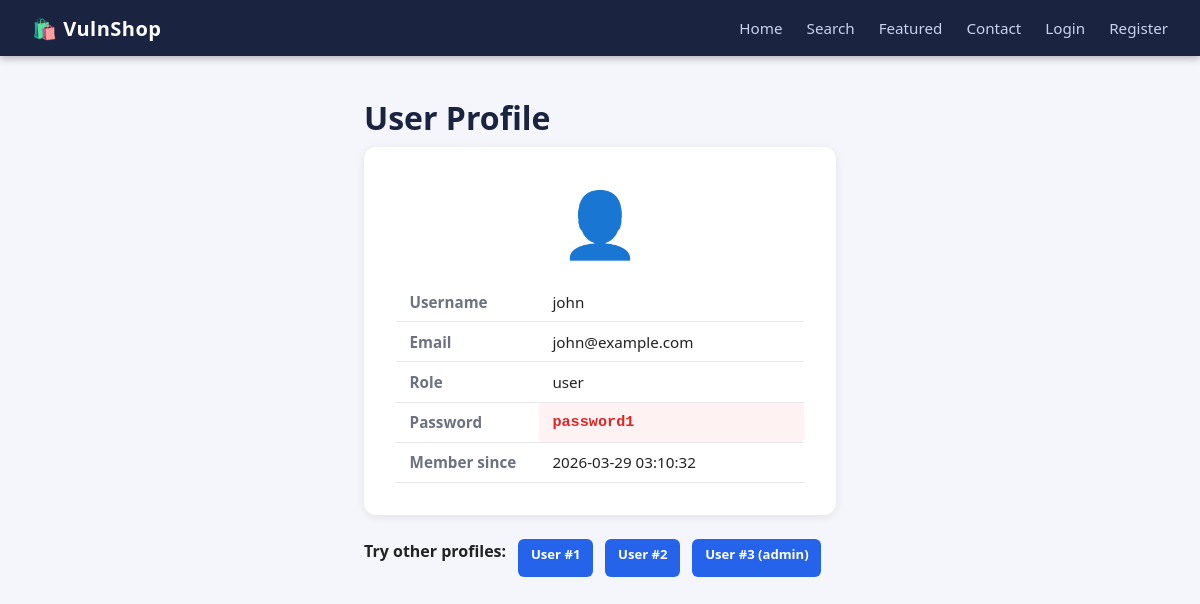
The app's page /profile.php with its own data.
### tables this page shows
CREATE TABLE IF NOT EXISTS users (
    id       INT AUTO_INCREMENT PRIMARY KEY,
    username VARCHAR(100) NOT NULL UNIQUE,
    password VARCHAR(255) NOT NULL,    
    email    VARCHAR(255),
    role     ENUM('user','admin') DEFAULT 'user',
    created  TIMESTAMP DEFAULT CURRENT_TIMESTAMP
);

### profile.php (the view, shortened to what this page needs)
<?php
require_once 'db.php';
$user_id = isset($_GET['user_id']) ? $_GET['user_id'] : ($_SESSION['user_id'] ?? 1);
$db_error = '';
$profile  = null;
$result = $conn->query("SELECT * FROM users WHERE id = $user_id");
if ($result === false) {
    $db_error = $conn->error;
} elseif ($result->num_rows > 0) {
    $profile = $result->fetch_assoc();
}
?>
<!DOCTYPE html>
<html lang="en">
<head>
<link rel="stylesheet" href="css/style.css">
</head>
<body>
<?php include 'nav.php'; ?>
<main class="container narrow">
  <h1>User Profile</h1>
  <?php if ($db_error): ?>
    <div class="alert error">Database error: <?= $db_error ?></div>
  <?php elseif (!$profile): ?>
    <div class="alert error">User not found.</div>
  <?php else: ?>
    <div class="profile-card">
      <div class="avatar">👤</div>
      <table class="info-table">
        <tr><th>Username</th><td><?= htmlspecialchars($profile['username']) ?></td></tr>
        <tr><th>Email</th><td><?= htmlspecialchars($profile['email']) ?></td></tr>
        <tr><th>Role</th><td><?= htmlspecialchars($profile['role']) ?></td></tr>
        <tr><th>Password</th><td class="password-leak"><?= htmlspecialchars($profile['password']) ?></td></tr>
        <tr><th>Member since</th><td><?= $profile['created'] ?></td></tr>
      </table>
    </div>
    <div class="idor-demo">
      <p><strong>Try other profiles:</strong></p>
      <a class="btn btn-sm" href="profile.php?user_id=1">User #1</a>
      <a class="btn btn-sm" href="profile.php?user_id=2">User #2</a>
      <a class="btn btn-sm" href="profile.php?user_id=3">User #3 (admin)</a>
    </div>
  <?php endif; ?>
</main>
</body>
</html>

### css/style.css (style rules this page uses)
*, *::before, *::after { box-sizing: border-box; margin: 0; padding: 0; }
body { font-family: 'Segoe UI', Arial, sans-serif; background: #f4f6fb; color: #222; min-height: 100vh; }
a { color: #2563eb; text-decoration: none; }
.container { max-width: 1100px; margin: 2.5rem auto; padding: 0 1.5rem; }
.container.narrow { max-width: 520px; }
h1 { font-size: 2rem; margin-bottom: .5rem; color: #1a2340; }
p { line-height: 1.6; margin-bottom: .75rem; }
.btn { display: inline-block; padding: .5rem 1.1rem; background: #2563eb; color: #fff; border: none; border-radius: 6px; cursor: pointer; font-size: .9rem; font-weight: 600; transition: background .2s; }
.btn.btn-sm { padding: .35rem .8rem; font-size: .82rem; }
.profile-card { background: #fff; border-radius: 12px; padding: 2rem; box-shadow: 0 2px 8px rgba(0,0,0,.08); text-align: center; margin-bottom: 1.5rem; }
.avatar { font-size: 4rem; margin-bottom: 1rem; }
.info-table { width: 100%; border-collapse: collapse; text-align: left; margin-top: 1rem; }
.info-table th, .info-table td { padding: .6rem .85rem; border-bottom: 1px solid #e5e7eb; font-size: .95rem; }
.info-table th { color: #6b7280; font-weight: 600; width: 35%; }
.password-leak { color: #dc2626; font-weight: 700; font-family: monospace; background: #fef2f2; padding: 2px 6px; border-radius: 4px; }
.idor-demo { margin-top: 1.25rem; display: flex; gap: .75rem; flex-wrap: wrap; }

### records on screen
users: username "john", email "john@example.com", role "user", password "password1", created "2026-03-29 03:10:32"
